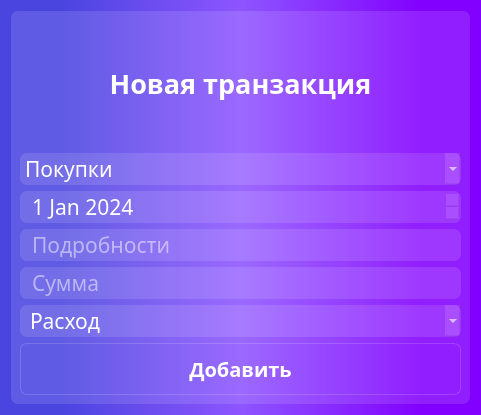
<?xml version="1.0" encoding="UTF-8"?>
<ui version="4.0">
 <class>New_track</class>
 <widget class="QDialog" name="New_track">
  <property name="geometry">
   <rect>
    <x>0</x>
    <y>0</y>
    <width>481</width>
    <height>415</height>
   </rect>
  </property>
  <property name="windowTitle">
   <string>Dialog</string>
  </property>
  <property name="styleSheet">
   <string notr="true">background-color:qlineargradient(spread:pad, x1:0, y1:0, x2:1, y2:0, stop:0.129353 rgba(75, 69, 224, 255), stop:0.502488 rgba(141, 85, 255, 255), stop:0.875622 rgba(130, 0, 255, 255));
font-family: Noto Sans SC;</string>
  </property>
  <layout class="QHBoxLayout" name="horizontalLayout">
   <item>
    <widget class="QFrame" name="frame">
     <property name="styleSheet">
      <string notr="true">background-color: rgba(255, 255, 255, 30);
border: 1px solid rgba(255, 255. 255. 40);
border-radius: 7px</string>
     </property>
     <property name="frameShape">
      <enum>QFrame::StyledPanel</enum>
     </property>
     <property name="frameShadow">
      <enum>QFrame::Raised</enum>
     </property>
     <layout class="QVBoxLayout" name="verticalLayout">
      <item>
       <widget class="QLabel" name="label_new_track">
        <property name="styleSheet">
         <string notr="true">color: rgb(255, 255, 255);
font-weight: bold;
font-size: 20pt;
background-color: none;
border: none;</string>
        </property>
        <property name="frameShadow">
         <enum>QFrame::Raised</enum>
        </property>
        <property name="text">
         <string>Новая транзакция</string>
        </property>
        <property name="alignment">
         <set>Qt::AlignCenter</set>
        </property>
       </widget>
      </item>
      <item>
       <widget class="QComboBox" name="comboBox_category">
        <property name="styleSheet">
         <string notr="true">QComboBox {
font-size: 16pt;
color: white; 
}

QComboBox::item {
color: white;
}

QComboBox QAbstractItemView {
 color: white; 
 background-color: black; 
}</string>
        </property>
        <property name="editable">
         <bool>false</bool>
        </property>
        <property name="currentText">
         <string>Покупки</string>
        </property>
        <property name="currentIndex">
         <number>0</number>
        </property>
        <property name="sizeAdjustPolicy">
         <enum>QComboBox::AdjustToContentsOnFirstShow</enum>
        </property>
        <item>
         <property name="text">
          <string>Покупки</string>
         </property>
        </item>
        <item>
         <property name="text">
          <string>Развлечения</string>
         </property>
        </item>
        <item>
         <property name="text">
          <string>Одежда</string>
         </property>
        </item>
        <item>
         <property name="text">
          <string>Другое</string>
         </property>
        </item>
        <item>
         <property name="text">
          <string>Работа</string>
         </property>
        </item>
       </widget>
      </item>
      <item>
       <widget class="QDateEdit" name="data">
        <property name="styleSheet">
         <string notr="true">font-size: 16pt;
color: white;
padding-left: 10px</string>
        </property>
        <property name="date">
         <date>
          <year>2024</year>
          <month>1</month>
          <day>1</day>
         </date>
        </property>
       </widget>
      </item>
      <item>
       <widget class="QLineEdit" name="lineEdit_opisanie">
        <property name="styleSheet">
         <string notr="true">font-size: 16pt;
color: white;
padding-left: 10px</string>
        </property>
        <property name="placeholderText">
         <string>Подробности</string>
        </property>
       </widget>
      </item>
      <item>
       <widget class="QLineEdit" name="lineEdit_summa">
        <property name="styleSheet">
         <string notr="true">font-size: 16pt;
color: white;
padding-left: 10px</string>
        </property>
        <property name="placeholderText">
         <string>Сумма </string>
        </property>
       </widget>
      </item>
      <item>
       <widget class="QComboBox" name="comboBox_2">
        <property name="styleSheet">
         <string notr="true">font-size: 16pt;
color: white;
padding-left: 10px</string>
        </property>
        <item>
         <property name="text">
          <string>Расход</string>
         </property>
        </item>
        <item>
         <property name="text">
          <string>Доход</string>
         </property>
        </item>
       </widget>
      </item>
      <item>
       <widget class="QPushButton" name="pushButton_add">
        <property name="styleSheet">
         <string notr="true">color: rgb(255, 255, 255);
font-weight: bold;
font-size: 15pt;
background-color: none;
border: 1px solid rgba(250, 250, 250, 40);
border-radius: 7px;
width: 230px;
height: 50px</string>
        </property>
        <property name="text">
         <string>Добавить</string>
        </property>
        <property name="icon">
         <iconset>
          <normaloff>../../../Downloads/add_circle_24dp_FFFFFF_FILL0_wght400_GRAD0_opsz24.svg</normaloff>../../../Downloads/add_circle_24dp_FFFFFF_FILL0_wght400_GRAD0_opsz24.svg</iconset>
        </property>
        <property name="iconSize">
         <size>
          <width>25</width>
          <height>25</height>
         </size>
        </property>
       </widget>
      </item>
     </layout>
    </widget>
   </item>
  </layout>
 </widget>
 <resources/>
 <connections/>
</ui>
